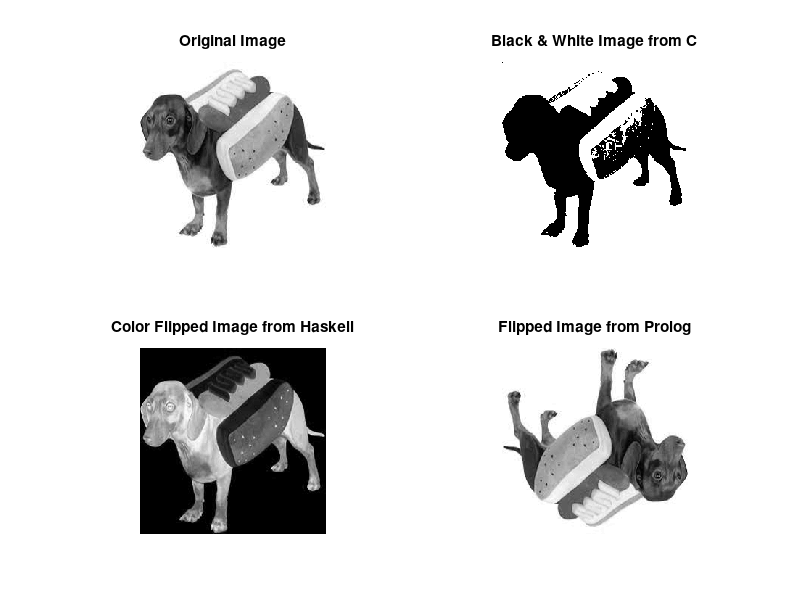

Recreate this plot in MATLAB.
origImg = fileread('input.txt'); %reads the file input.txt which is your specified file converted to a text file called input.txt
img = fileread('c_output.txt'); %reads a file called c_output.txt which is the result of the written C file
img2 = fileread('haskell_output.txt'); %reads a file called haskell_output.txt which is the result of haskell code which writes its results into the haskell_output.txt file
img3 = fileread('prolog_output.txt');%reads a file called prolog_output.txt which is the result of haskell code which writes its results into the prolog_output.txt file

%convert each string that in each file to a number and then turning each of
%those numbers to unsigned chars
origImgArray = uint8(str2num(origImg)); 
unsigChars = uint8(str2num(img));
outputArrayHas = uint8(str2num(img2));
outArrProlog = uint8(str2num(img3));

%reshape each array to a matrix of 256 by 256
origImg2 = reshape(origImgArray, 256, 256);
img_2d = reshape(unsigChars, 256, 256);
img_2dNew = reshape(outputArrayHas, 256, 256);
img_2dNewer = reshape(outArrProlog, 256, 256);

% figure;

% create a subplot containing of 4 different plots of each page and then
% outputing each image generated from each file and outputting it in
% desired position
% also providing a title to each plot to provide clarity of which outputs
% which image
subplot(2, 2, 1);
imshow(origImg2);
title('Original Image');
subplot(2, 2, 2);
imshow(img_2d);
title('Black & White Image from C');
subplot(2, 2, 3)
imshow(img_2dNew);
title('Color Flipped Image from Haskell');
subplot(2, 2, 4);
imshow(img_2dNewer)
title('Flipped Image from Prolog');
